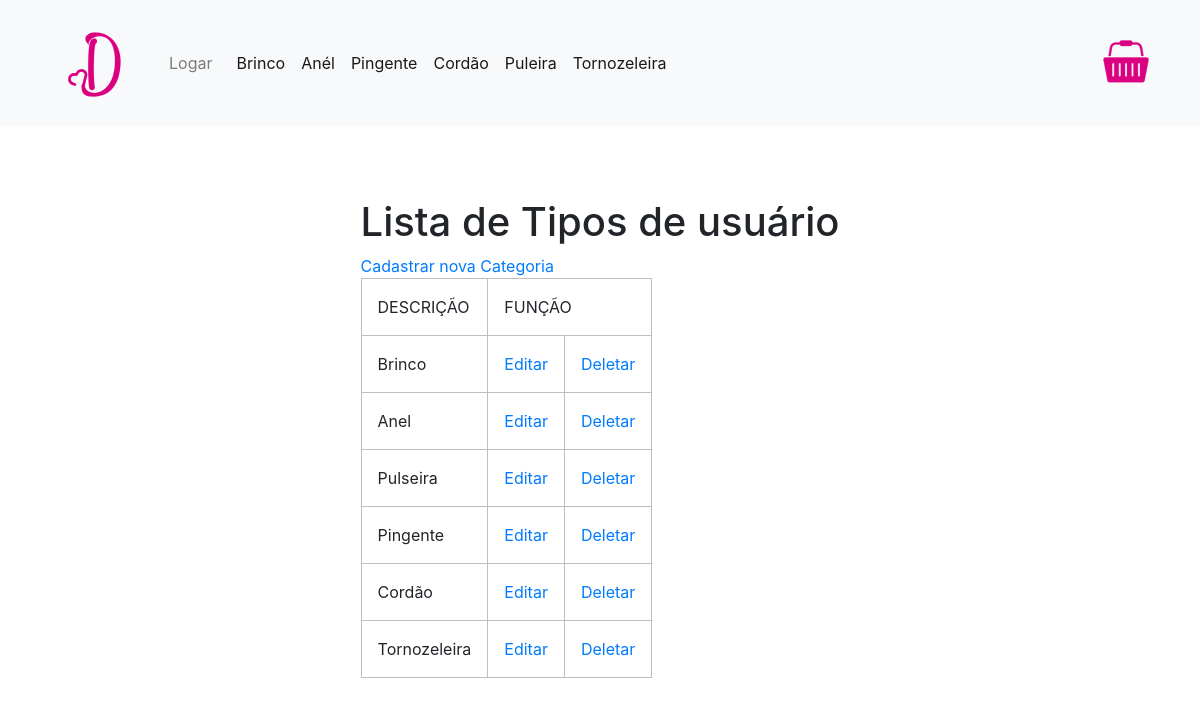
Page /index.php?pagina=categorias on the committed database.
### tables this page shows
CREATE TABLE tipo_produto(
	id_tipoProduto INT AUTO_INCREMENT,
    nome_tipoProduto VARCHAR(100) NOT NULL,
    PRIMARY KEY(id_tipoProduto)
);

### paginas/ADMIN/tipos_produto.php (the view, shortened to what this page needs)
<?php
    $query_tipo = 'SELECT * FROM tipo_produto';
    $tipo = mysqli_query($conexao, $query_tipo);
?>
<div class="containerLista">
    <div class="tabela">
        <h1>Lista de Tipos de usuário</h1>
        <a class="link_botao" href="?pagina=cadastro_categoria">Cadastrar nova Categoria</a>
        <table cellspacing=0>
            <tr>
                <th>DESCRIÇÃO</th>
                <th colspan="2">FUNÇÃO</th>
            </tr>
            <?php
                while($linha = mysqli_fetch_array($tipo)){
                ?>
                    <tr>
                    <td><?=$linha['nome_tipoProduto']?></td>
                    <td class=tabela-celula><a href="?pagina=cadastro_categoria&id=<?=$linha['id_tipoProduto']?>">Editar</td>
                    <td class=tabela-celula><a href="./script/excluir_categoria.php?id=<?=$linha['id_tipoProduto']?>">Deletar</a></td>
                    </tr>
            <?php
                }
            ?>
        </table>
    </div>
</div>

### header.php (shortened to what this page needs)
<!DOCTYPE html>
<html lang="pt-br">
<head>
    <link rel="stylesheet" type="text/css" href="css/reset.css">
    <link rel="stylesheet" href="https://stackpath.bootstrapcdn.com/bootstrap/4.5.0/css/bootstrap.min.css">
    <link rel="stylesheet" type="text/css" href="css/style.css">
</head>
<body>
<?php
    $login = 'Logar';
    $direcionamento = "href='#' data-toggle='modal' data-target='#exampleModal'";
$imagem = 'img\basket.svg';
?>
<header style="background-color: white;">
<nav class="navbar navbar-expand-lg navbar-light bg-light">
    <div class="container">
  <a class="navbar-brand" href="?pagina=home">
    <img src="img/Dmarsil.svg" width="100" height="100" class="d-inline-block align-top" alt="Logo Dmarsil">
  </a>
  <div class="collapse navbar-collapse" id="navbarSupportedContent">
      <div class="menuHeader">
    <ul class="navbar-nav mr-auto">
        <li class="nav-item active">
        <div class="headerBase">
          <a id='logar' class="nav-link" <?=$direcionamento?> ><?=$login?></a>
        </li>
        <div class="navbar-text ml-auto py-0 px-lg-2">
          <ul class= "categoria">
            <li class="nav-item active">
                <a class="nav-link" href="?pagina=loja&categoria=1">Brinco</a>
            </li>
            <li class="nav-item active">
                <a class="nav-link" href="?pagina=loja&categoria=2">Anél</a>
            </li>
            <li class="nav-item active">
                <a class="nav-link" href="?pagina=loja&categoria=4">Pingente</a>
            </li>
            <li class="nav-item active">
                <a class="nav-link" href="?pagina=loja&categoria=5">Cordão</a>
            </li>
            <li class="nav-item active">
                <a class="nav-link" href="?pagina=loja&categoria=3">Puleira</a>
            </li>
            <li class="nav-item active">
                <a class="nav-link" href="?pagina=loja&categoria=6">Tornozeleira</a>
            </li>
          </ul>
      </div>
      </div>
    </div>
    <a href="?pagina=carrinho"><img src="<?=$imagem?>" width=60px></a>
  </div>
</nav>
</header>

### index.php (shortened to what this page needs)
<?php
include 'script/banco.php';
?>
<?php
include 'header.php';
?>
<div class=".container-lg">
<?php
if(isset($_GET['pagina'])){
    $pagina = $_GET['pagina'];
}else{
    $pagina = 'home';
}
switch($pagina){
    case 'categorias':
        include 'paginas/ADMIN/tipos_produto.php';
        break;
}
?>
</div>
<?php include 'footer.php' ?>

### footer.php (shortened to what this page needs)
<script src="https://cdn.jsdelivr.net/npm/bootstrap@4.5.3/dist/js/bootstrap.bundle.min.js"></script></html>

### css/style.css (style rules this page uses)
td,th { border: 1px solid rgb(190, 190, 190); padding: 1rem; white-space: nowrap; }
.containerLista { width: 100%; display: flex; align-items: center; flex-direction: column; padding: 2rem; }
.categoria { display:flex; }
.tabela { padding: 2rem; margin: 0.5rem 2rem 0 2rem; }
.menuHeader { display: flex; flex-direction: column; }
.navbar-brand { display: flex; }
.headerBase { display: flex; }

### rows in the picture
tipo_produto: nome_tipoProduto "Brinco"
tipo_produto: nome_tipoProduto "Anel"
tipo_produto: nome_tipoProduto "Pulseira"
tipo_produto: nome_tipoProduto "Pingente"
tipo_produto: nome_tipoProduto "Cordão"
tipo_produto: nome_tipoProduto "Tornozeleira"

### other values in the picture
$login "Logar"
